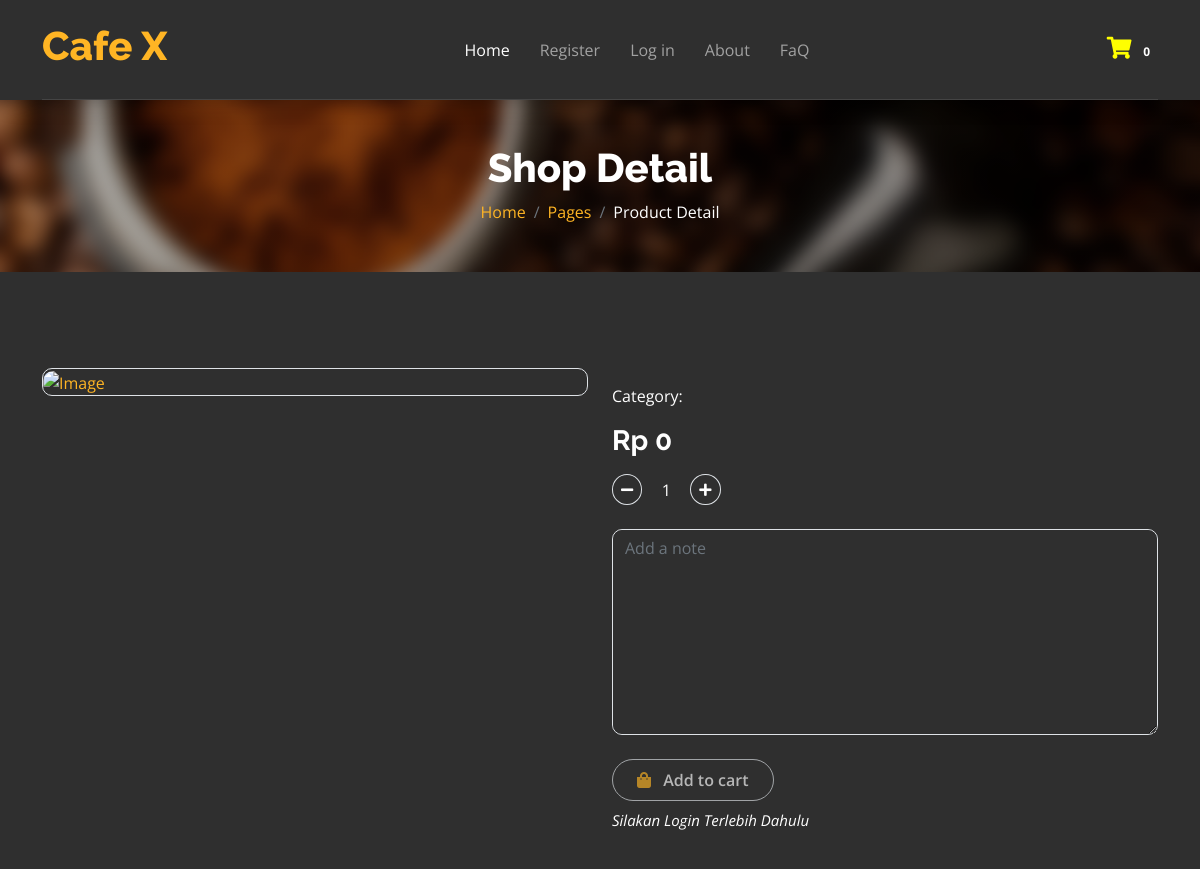
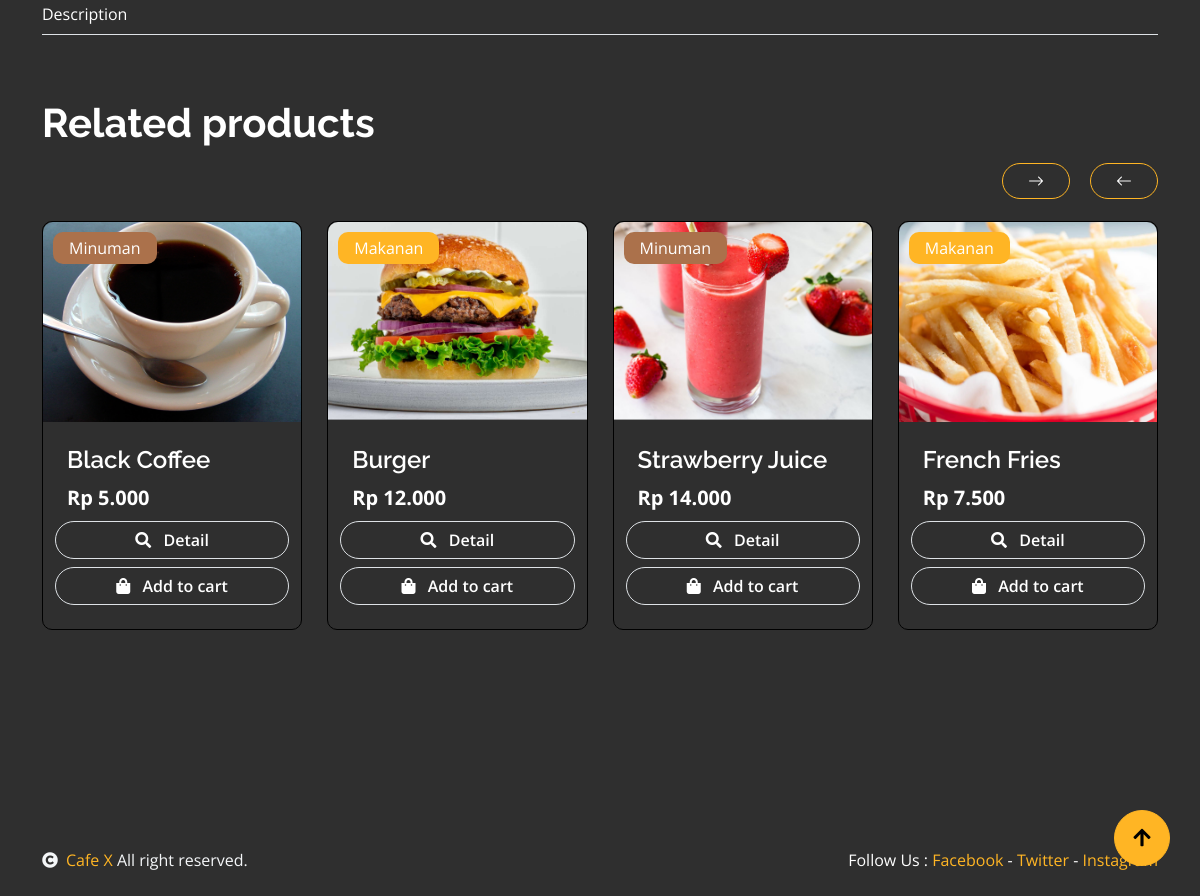
Page /index.php/home/detailProduk on the committed database (2 pictures, top to bottom).
### tables this page shows
CREATE TABLE `produk` (
  `id` int(11) NOT NULL,
  `nama` varchar(128) NOT NULL,
  `kode` varchar(6) NOT NULL,
  `id_kategori` int(11) NOT NULL,
  `harga` int(6) NOT NULL,
  `stok` int(11) NOT NULL,
  `sold` int(11) NOT NULL,
  `image` varchar(256) DEFAULT NULL,
  `deskripsi` text DEFAULT NULL,
  `nama_kategori` varchar(255) DEFAULT NULL
);

### application/controllers/Home.php (called while the page is built, shortened)
<?php
class Home extends CI_Controller{
    public function detailProduk(){
        $id = $this->uri->segment(3);
        $produk = $this->ModelProduk->joinKategoriProduk(['produk.id' => $id])->result();
        $data['produk'] = $this->ModelProduk->getProduk()->result_array();
        $data['judul'] = "Detail Produk";
        if ($this->session->userdata('email')) {
            $user = $this->ModelUser->cekData(['email' => $this->session->userdata('email')])->row_array();
            $data['user'] = $user['nama'];
            $this->load->view('templates/user/header-user', $data);
        $this->load->view('produk/menu-detail', $data);
        $this->load->view('templates/user/footer-user');
        } else {
            $data['user'] = 'Pengunjung';
            $this->load->view('templates/user/header-user', $data);
        $this->load->view('produk/menu-detail', $data);
        $this->load->view('templates/user/footer-user');
        }
    }
}
?>

### index.php (called while the page is built, shortened)
<?php
require_once BASEPATH.'core/CodeIgniter.php';

### application/helpers/cafe_helper.php (called while the page is built, shortened)
<?php
function uang($angka){
    $hasil_rupiah = "Rp " . number_format($angka,0,',','.');
    return $hasil_rupiah;
}

### application/models/ModelProduk.php (called while the page is built, shortened)
<?php
class ModelProduk extends CI_Model
{
    public function getProduk()
    {
        return $this->db->get('produk');
    }
    public function joinKategoriProduk($where)
    {
        $this->db->from('produk');
        $this->db->join('kategori', 'kategori.id = produk.id_kategori');
        $this->db->where($where);
        return $this->db->get();
    }
}

### application/views/produk/menu-detail.php (the view, shortened to what this page needs)
<body class="bg-dark-custom">
    <div class="container-fluid py-5">
    </div>
    <div class="container-fluid page-header py-5">
        <h1 class="text-center text-white display-6">Shop Detail</h1>
        <ol class="breadcrumb justify-content-center mb-0">
            <li class="breadcrumb-item"><a href="#">Home</a></li>
            <li class="breadcrumb-item"><a href="#">Pages</a></li>
            <li class="breadcrumb-item active text-white">Product Detail</li>
        </ol>
    </div>
    <div class="container-fluid py-5 mt-0">
        <div class="container py-5">
            <div class="row g-4 mb-5">
                <div class="col-lg-11 col-xl-12">
                    <div class="row g-4">
                        <div class="col-lg-6">
                            <div class="border rounded">
                                <a href="#">
                                    <img src="<?php echo base_url(); ?>assets/img/upload/<?= $gambar; ?>"
                                        class="img-fluid rounded" style="width: 100%;" alt="Image">
                                </a>
                            </div>
                        </div>
                        <div class="col-lg-6">
                            <p class="mb-3">Category:
                            </p>
                            <h3 class="fw-bold mb-3 text-white">
                                <?= uang($harga); ?>
                            </h3>
                            <form action="<?= base_url('pesanan/tambahpesanan/' . $id) ?>" method="post">
                                <div class="input-group quantity mb-2">
                                    <button type="button"
                                        class="btn btn-sm btn-minus rounded-circle bg-dark-custom border">
                                        <i class="fa fa-minus"></i>
                                    </button>
                                    <span class="text-center border-0 bg-dark-custom mt-1" id="quantity-display"
                                        style="width: 50px;">1</span>
                                    <button type="button"
                                        class="btn btn-sm btn-plus rounded-circle bg-dark-custom border">
                                        <i class="fa fa-plus"></i>
                                    </button>
                                </div>
                                <div class="col-lg-12">
                                    <div class="border rounded my-4 bg-dark-custom">
                                        <textarea name="note" id="" class="form-control border-0 bg-dark-custom"
                                            cols="30" rows="8" placeholder="Add a note" spellcheck="false"></textarea>
                                    </div>
                                </div>
                                <?php
                                if (!empty($this->session->userdata('email'))) { ?>
                                    <button type="submit" class="btn border border-white-custom rounded-pill px-4 py-2 mb-4" >
                                        <i class="fa fa-shopping-bag me-2 text-secondary"></i> Add to cart
                                    </button>
                                <?php } else { ?>
                                    <button type="submit" class="btn border border-white-custom rounded-pill px-4 py-2 mb-2" disabled>
                                        <i class="fa fa-shopping-bag me-2 text-secondary"></i> Add to cart
                                    </button>
                                    <p style="font-style: italic; font-size: 15px">Silakan Login Terlebih Dahulu</p>
                                <?php } ?>
                            </form>
                        </div>
                        <div class="col-lg-12">
                            <nav>
                                <div class="nav nav-tabs mb-3">
                                    <span class="mb-2" type="bg-dark-custom" role="tab" id="nav-about-tab"
                                        data-bs-toggle="tab" data-bs-target="#nav-about" aria-controls="nav-about"
                                        aria-selected="true">Description</span>
                                </div>
                            </nav>
                        </div>
                    </div>
                </div>
                <h1 class="fw-bold mb-0 text-white">Related products</h1>
                <div class="vesitable">
                    <div class="owl-carousel vegetable-carousel justify-content-center">
                        <?php
                        $a = 0;
                        foreach ($produk as $p) {
                            if ($a == 6)
                                break;
                            ?>
                            <?php $a++; ?>
                            <div class="rounded position-relative vesitable-item pb-4" style="border: 1px solid black;">
                                <div class="vesitable-img" style="height: 200px;">
                                    <img src="<?php echo base_url(); ?>assets/img/upload/<?= $p['image'] ?>"
                                        class="img-fluid w-100 rounded-top" alt="" style="scale: 130%;">
                                </div>
                                <?php
                                $kategori = $p['id_kategori'];
                                if ($kategori == 1) {
                                    echo "<div class='text-white bg-secondary px-3 py-1 rounded position-absolute' style='top: 10px; left: 10px;'>$p[nama_kategori]</div>";
                                } elseif ($kategori == 2) {
                                    echo "<div class='text-white bg-drink px-3 py-1 rounded position-absolute' style='top: 10px; left: 10px;'>$p[nama_kategori]</div>";
                                } elseif ($kategori == 3) {
                                    echo "<div class='text-white bg-danger px-3 py-1 rounded position-absolute' style='top: 10px; left: 10px;'>$p[nama_kategori]</div>";
                                } else {
                                    null;
                                }
                                ?>
                                <div class="p-4 pb-0 rounded-bottom">
                                    <h4 class="text-white">
                                        <?= $p['nama'] ?>
                                    </h4>
                                    <div class="d-flex justify-content-between flex-lg-wrap row">
                                        <p class="text-gray fs-5 fw-bold mb-2">
                                            <?= uang($p['harga']); ?>
                                        </p>
                                        <a href="<?= base_url('home/detailProduk/' . $p['id']); ?>"
                                            class="btn border border-white-custom rounded-pill px-3 mb-2">
                                            <i class="fa fa-search me-2"></i> Detail
                                        </a>
                                        <a href="<?= base_url('pesanan/tambahpesanan/' . $p['id']) ?>"
                                            class="btn border border-white-custom rounded-pill px-3 add-to-cart-btn">
                                            <i class="fa fa-shopping-bag me-2"></i> Add to cart
                                        </a>
                                    </div>
                                </div>
                            </div>
                        <?php } ?>
                    </div>
                </div>
            </div>
        </div>
    </div>
    <a href="#" class="btn btn-lg btn-secondary btn-lg-square rounded-circle back-to-top"><i
            class="fa fa-arrow-up"></i></a>

### assets/customer/css/style.css (style rules this page uses)
.back-to-top { position: fixed; right: 30px; bottom: 30px; display: flex; width: 45px; height: 45px; align-items: center; justify-content: center; transition: 0.5s; z-index: 99; }
.btn { font-weight: 600; transition: .5s; }
.btn-lg-square { width: 56px; height: 56px; }
.btn-square, .btn-sm-square, .btn-md-square, .btn-lg-square { padding: 0; display: flex; align-items: center; justify-content: center; font-weight: normal; }
.page-header { position: relative; background: linear-gradient(rgba(0, 0, 0, 0.3), rgba(0, 0, 0, 0.3)), url(../img/kopihead.png); background-position: center center; background-repeat: no-repeat; background-size: cover; }
@media (min-width: 992px) { .page-header { margin-top: 0px !important; } }
.vesitable .vesitable-item { height: 100%; transition: 0.5s; }
.vesitable .vesitable-item .vesitable-img { overflow: hidden; transition: 0.5s; border-radius: 10px 10px 0 0; }
.vesitable .vesitable-item .vesitable-img img { transition: 0.5s; }
.bg-dark-custom { background-color: #2f2f2f; color: white; }
.bg-drink { background-color: #ab714b; color: white; }
.border-white-custom { border: 1px solid #ffffff; color: #ffffff; }

### rows in the picture
produk: image (picture), nama_kategori "Minuman", nama "Black Coffee", harga "Rp 5.000"
produk: image (picture), nama_kategori "Makanan", nama "Burger", harga "Rp 12.000"
produk: image (picture), nama_kategori "Minuman", nama "Strawberry Juice", harga "Rp 14.000"
produk: image (picture), nama_kategori "Makanan", nama "French Fries", harga "Rp 7.500"

### other values in the picture
uang($harga) "Rp 0"
